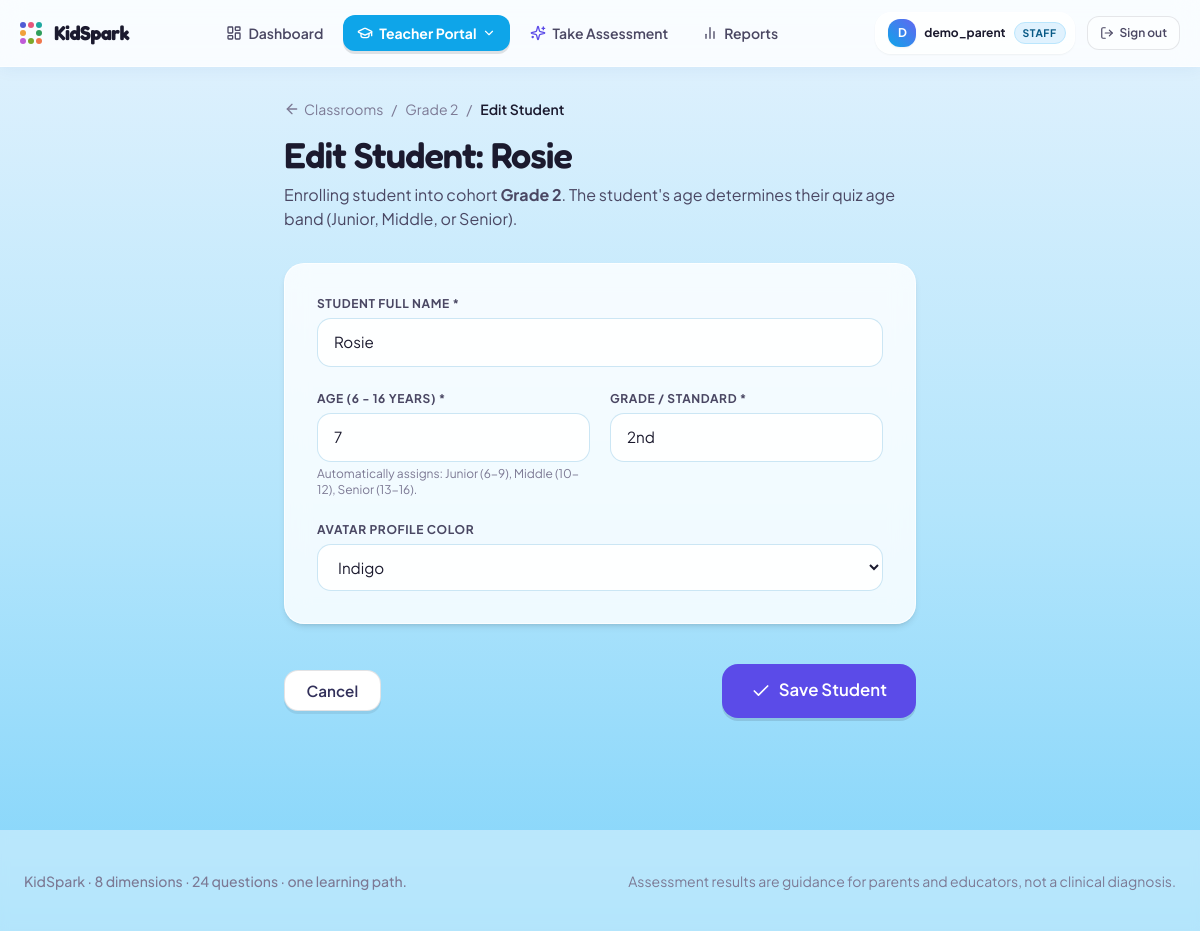
The page /assessments/teacher/students/4/edit/ (signed in) on the database its author committed.
### accounts/models.py (models this page shows, shortened)
class Classroom(models.Model):
    teacher = models.ForeignKey(
        User, on_delete=models.CASCADE, related_name='classrooms'
    )
    name = models.CharField(max_length=100, help_text="e.g. Grade 5 - Section A")
    grade = models.CharField(max_length=50, help_text="e.g. 5th Grade")
    academic_year = models.CharField(max_length=20, default='2026-2027')
    code = models.CharField(max_length=12, unique=True, blank=True)
    description = models.TextField(blank=True)
    created_at = models.DateTimeField(auto_now_add=True)
    class Meta:
        ordering = ['grade', 'name', 'id']

class ChildProfile(models.Model):
    AGE_GROUP_CHOICES = [
        ('JUNIOR', '6-9 Years'),
        ('MIDDLE', '10-12 Years'),
        ('SENIOR', '13-16 Years'),
    ]
    parent = models.ForeignKey(
        User, on_delete=models.CASCADE, related_name='children'
    )
    classroom = models.ForeignKey(
        Classroom, on_delete=models.SET_NULL, null=True, blank=True, related_name='students'
    )
    name = models.CharField(max_length=100)
    age = models.PositiveIntegerField(
        validators=[MinValueValidator(MIN_AGE), MaxValueValidator(MAX_AGE)]
    )
    age_group = models.CharField(
        max_length=10, choices=AGE_GROUP_CHOICES, blank=True
    )
    grade = models.CharField(max_length=50)
    avatar_color = models.CharField(max_length=20, default='indigo')
    created_at = models.DateTimeField(auto_now_add=True)
    class Meta:
        ordering = ['created_at', 'id']

### assessments/teacher_views.py (the view)
# urls.py: path('teacher/students/<int:student_id>/edit/', teacher_views.student_edit, name='student_edit'),
@staff_member_required(login_url='accounts:login')
def student_edit(request, student_id):
    from accounts.models import ChildProfile
    from assessments.forms import StudentEnrollmentForm
    student = get_object_or_404(ChildProfile, id=student_id)
    classroom = student.classroom
    if request.method == 'POST':
        form = StudentEnrollmentForm(request.POST, instance=student)
        if form.is_valid():
            student = form.save()
            messages.success(request, f'Student "{student.name}" updated!')
            if classroom:
                return redirect('assessments:classroom_detail', classroom_id=classroom.id)
            return redirect('assessments:classroom_list')
    else:
        form = StudentEnrollmentForm(instance=student)
    return render(request, 'teacher/student_form.html', {
        'form': form,
        'classroom': classroom,
        'student': student,
        'is_edit': True,
        'title': f'Edit Student: {student.name}',
    })

### assessments/forms.py (shortened to what this page needs)
class StudentEnrollmentForm(forms.ModelForm):
    avatar_color = forms.ChoiceField(
        choices=[(c, c.title()) for c in AVATAR_COLORS],
        initial='indigo',
        widget=forms.Select(attrs={'class': 'form-select'}),
        required=False,
    )
    class Meta:
        model = ChildProfile
        fields = ('name', 'age', 'grade', 'avatar_color')
        widgets = {
            'name': forms.TextInput(attrs={
                'class': 'form-input',
                'placeholder': 'Student Full Name',
            }),
            'age': forms.NumberInput(attrs={
                'class': 'form-input',
                'min': 6,
                'max': 16,
                'placeholder': 'Age (6 - 16)',
            }),
            'grade': forms.TextInput(attrs={
                'class': 'form-input',
                'placeholder': 'e.g. 5th Grade',
            }),
        }

### templates/teacher/student_form.html (shortened to what this page needs)
{% extends 'base.html' %}
{% load spark %}
{% block content %}
<div class="mx-auto max-w-2xl px-5 py-8">
  <nav class="flex items-center gap-2 text-sm text-ink-mute mb-4">
    <a href="{% url 'assessments:classroom_list' %}" class="hover:text-ink transition flex items-center gap-1">
      <i data-lucide="arrow-left" class="h-4 w-4"></i> Classrooms
    </a>
    {% if classroom %}
      <span>/</span>
      <a href="{% url 'assessments:classroom_detail' classroom.id %}" class="hover:text-ink transition">
        {{ classroom.name }}
      </a>
    {% endif %}
    <span>/</span>
    <span class="text-ink font-semibold">{% if is_edit %}Edit Student{% else %}Add Student{% endif %}</span>
  </nav>
  <header class="mb-8">
    <h1 class="font-display text-3xl font-semibold tracking-tight text-ink sm:text-4xl">
      {{ title }}
    </h1>
    <p class="mt-2 text-ink-soft">
      {% if classroom %}Enrolling student into cohort <strong>{{ classroom.name }}</strong>.{% endif %}
      The student's age determines their quiz age band (Junior, Middle, or Senior).
    </p>
  </header>
  <form method="post" class="space-y-6" novalidate>
    <div class="card p-6 sm:p-8 border border-white/80 shadow-md space-y-6">
      <div>
        <label for="{{ form.name.id_for_label }}" class="mb-1.5 block text-xs font-bold uppercase tracking-wider text-ink-soft">
          Student Full Name *
        </label>
        {{ form.name }}
      </div>
      <div class="grid gap-5 sm:grid-cols-2">
        <div>
          <label for="{{ form.age.id_for_label }}" class="mb-1.5 block text-xs font-bold uppercase tracking-wider text-ink-soft">
            Age (6 - 16 Years) *
          </label>
          {{ form.age }}
          <p class="mt-1 text-xs text-ink-mute">Automatically assigns: Junior (6-9), Middle (10-12), Senior (13-16).</p>
        </div>
        <div>
          <label for="{{ form.grade.id_for_label }}" class="mb-1.5 block text-xs font-bold uppercase tracking-wider text-ink-soft">
            Grade / Standard *
          </label>
          {{ form.grade }}
        </div>
      </div>
      <div>
        <label for="{{ form.avatar_color.id_for_label }}" class="mb-1.5 block text-xs font-bold uppercase tracking-wider text-ink-soft">
          Avatar Profile Color
        </label>
        {{ form.avatar_color }}
      </div>
    </div>
    <div class="flex items-center justify-between gap-4 pt-4">
      {% if classroom %}
        <a href="{% url 'assessments:classroom_detail' classroom.id %}" class="btn btn-ghost">
          Cancel
        </a>
      {% else %}
        <a href="{% url 'assessments:classroom_list' %}" class="btn btn-ghost">
          Cancel
        </a>
      {% endif %}
      <button type="submit" class="btn btn-primary btn-lg shadow-lift">
        <i data-lucide="check" class="h-5 w-5"></i>
        {% if is_edit %}Save Student{% else %}Enroll Student{% endif %}
      </button>
    </div>
  </form>
</div>
{% endblock %}

### templates/partials/navbar.html (shortened to what this page needs)
{% load static %}
<header x-data="{ mobileOpen: false, educatorOpen: false }"
        class="sticky top-0 z-30 border-b border-white/60 bg-white/80 backdrop-blur-md shadow-[0_2px_16px_rgba(13,71,161,0.06)] print:hidden">
  <div class="mx-auto flex max-w-7xl items-center justify-between gap-4 px-5 py-3">
    <a href="{% url 'home' %}" class="group flex items-center gap-3 transition">
      <span class="spark-mark transition group-hover:scale-105" aria-hidden="true">
        <span></span><span></span><span></span>
        <span></span><span></span><span></span>
        <span></span><span></span>
      </span>
      <div class="flex flex-col">
        <span class="font-display text-xl font-bold tracking-tight text-ink">KidSpark</span>
      </div>
    </a>
    <nav class="hidden md:flex items-center gap-1.5 text-sm font-semibold">
      {% if user.is_authenticated %}
        <a href="{% url 'accounts:dashboard' %}"
           class="flex items-center gap-1.5 rounded-xl px-3.5 py-2 transition
                  {% if request.path == '/accounts/dashboard/' %}bg-sky-100 text-sky-900 font-bold border border-sky-200/80 shadow-sm{% else %}text-ink-soft hover:bg-sky-100/60 hover:text-sky-800{% endif %}">
          <i data-lucide="layout-dashboard" class="h-4 w-4"></i>
          <span>Dashboard</span>
        </a>
        {% if user.is_staff %}
          <div class="relative" @click.away="educatorOpen = false">
            <button type="button"
                    @click="educatorOpen = !educatorOpen"
                    class="flex items-center gap-1.5 rounded-xl px-3.5 py-2 transition
                           {% if '/teacher/' in request.path %}bg-sky-500 text-white font-bold shadow-lift{% else %}bg-sky-100/90 text-sky-900 border border-sky-300/60 hover:bg-sky-200/90{% endif %}">
              <i data-lucide="graduation-cap" class="h-4 w-4"></i>
              <span>Teacher Portal</span>
              <i data-lucide="chevron-down" class="h-3.5 w-3.5 transition-transform duration-200" :class="{ 'rotate-180': educatorOpen }"></i>
            </button>
          </div>
        {% endif %}
        <a href="{% url 'assessments:select_test' %}"
           class="flex items-center gap-1.5 rounded-xl px-3.5 py-2 transition
                  {% if '/assessments/select/' in request.path or '/assessments/session/' in request.path %}bg-sky-100 text-sky-900 font-bold border border-sky-200/80 shadow-sm{% else %}text-ink-soft hover:bg-sky-100/60 hover:text-sky-800{% endif %}">
          <i data-lucide="sparkles" class="h-4 w-4 text-spark-500"></i>
          <span>Take Assessment</span>
        </a>
        <a href="{% url 'analytics:all_reports' %}"
           class="flex items-center gap-1.5 rounded-xl px-3.5 py-2 transition
                  {% if '/analytics/' in request.path %}bg-sky-100 text-sky-900 font-bold border border-sky-200/80 shadow-sm{% else %}text-ink-soft hover:bg-sky-100/60 hover:text-sky-800{% endif %}">
          <i data-lucide="bar-chart-2" class="h-4 w-4"></i>
          <span>Reports</span>
        </a>
      {% endif %}
    </nav>
    <div class="hidden md:flex items-center gap-3">
      {% if user.is_authenticated %}
        <div class="flex items-center gap-2 rounded-2xl bg-white/70 border border-white/80 py-1.5 pl-3 pr-2 shadow-sm">
          <span class="flex h-7 w-7 items-center justify-center rounded-xl bg-gradient-to-tr from-sky-500 to-indigo-500 text-xs font-bold text-white shadow-sm">
            {{ user.username|slice:":1"|upper }}
          </span>
          <span class="text-xs font-bold text-ink truncate max-w-[120px]">
            {{ user.username }}
          </span>
          {% if user.is_staff %}
            <span class="rounded-full bg-sky-100 px-2 py-0.5 text-[0.65rem] font-bold uppercase tracking-wider text-sky-800 border border-sky-200">
              Staff
            </span>
          {% endif %}
        </div>
        <form method="post" action="{% url 'accounts:logout' %}" class="inline">
          <button type="submit"
                  class="flex items-center gap-1.5 rounded-xl border border-ink/10 bg-white/50 px-3 py-2 text-xs font-semibold text-ink-soft transition hover:border-coral-300 hover:bg-coral-50 hover:text-coral-600"
                  title="Sign out">
            <i data-lucide="log-out" class="h-3.5 w-3.5"></i>
            <span>Sign out</span>
          </button>
        </form>
      {% endif %}
    </div>
  </div>
</header>

### static/css/custom.css (style rules this page uses)
.bg-ocean { background: linear-gradient(180deg, #E3F2FD 0%, #B3E5FC 55%, #81D4FA 100%) no-repeat fixed; background-size: cover; min-height: 100vh; }
.spark-mark { display: grid; grid-template-columns: repeat(3, 1fr); grid-template-rows: repeat(3, 1fr); gap: 2px; width: 22px; height: 22px; flex: none; }
.spark-mark > span { border-radius: 9999px; background: #C8C4FB; transform-origin: center; transition: transform .35s cubic-bezier(.34, 1.56, .64, 1), background-color .35s ease; }
.spark-mark > span:nth-child(1) { background: #4F5BD5; }
.spark-mark > span:nth-child(2) { background: #E8567C; }
.spark-mark > span:nth-child(3) { background: #1FA8A0; }
.spark-mark > span:nth-child(4) { background: #F0A03C; }
.spark-mark > span:nth-child(5) { background: #2E9E5B; }
.spark-mark > span:nth-child(6) { background: #C05BD8; }
.spark-mark > span:nth-child(7) { background: #7BA82A; }
.spark-mark > span:nth-child(8) { background: #F0764C; }
.spark-mark, .spark-dial > .ring { grid-template-areas: "a b c" "d x e" "f g h"; }
.spark-mark > span:nth-child(1), .spark-dial > .ring > span:nth-child(1) { grid-area: a; }
.spark-mark > span:nth-child(2), .spark-dial > .ring > span:nth-child(2) { grid-area: b; }
.spark-mark > span:nth-child(3), .spark-dial > .ring > span:nth-child(3) { grid-area: c; }
.spark-mark > span:nth-child(4), .spark-dial > .ring > span:nth-child(4) { grid-area: d; }
.spark-mark > span:nth-child(5), .spark-dial > .ring > span:nth-child(5) { grid-area: e; }
.spark-mark > span:nth-child(6), .spark-dial > .ring > span:nth-child(6) { grid-area: f; }
.spark-mark > span:nth-child(7), .spark-dial > .ring > span:nth-child(7) { grid-area: g; }
.spark-mark > span:nth-child(8), .spark-dial > .ring > span:nth-child(8) { grid-area: h; }
.btn { display: inline-flex; align-items: center; justify-content: center; gap: 0.5rem; border-radius: 0.875rem; padding: 0.75rem 1.35rem; font-weight: 600; font-size: 0.95rem; line-height: 1; border: 1px solid transparent; transition: transform .12s ease, box-shadow .12s ease, background-color .18s ease, color .18s ease, border-color .18s ease; cursor: pointer; }
.btn-lg { padding: 1rem 1.75rem; font-size: 1.05rem; border-radius: 1rem; }
.btn-primary { background: #5B4BE8; color: #fff; box-shadow: 0 3px 0 0 #3D2EA8; }
.btn-ghost { background: #fff; color: #32305a; border-color: rgba(27, 26, 46, 0.12); box-shadow: 0 3px 0 0 rgba(27, 26, 46, 0.08); }
.card { background: rgba(255, 255, 255, 0.82); backdrop-filter: blur(12px); -webkit-backdrop-filter: blur(12px); border: 1px solid rgba(255, 255, 255, 0.8); border-radius: 1.25rem; box-shadow: 0 4px 20px -2px rgba(13, 71, 161, 0.08), 0 2px 0 0 rgba(255, 255, 255, 0.6); }
.form-input, .form-select, .form-textarea { width: 100%; border-radius: 0.875rem; border: 1px solid rgba(2, 132, 199, 0.2); background: rgba(255, 255, 255, 0.9); padding: 0.75rem 1rem; color: #1B1A2E; font-size: 0.95rem; outline: none; transition: border-color .15s ease, box-shadow .15s ease, background-color .15s ease; }

### rows shown on the page
Classroom: name "Grade 2"
ChildProfile: name "Rosie", age "7", grade "2nd", avatar_color "Indigo"

### other values the page prints
{{ user.username|slice:":1"|upper }} "D"
{{ user.username }} "demo_parent"
{{ title }} "Edit Student: Rosie"
